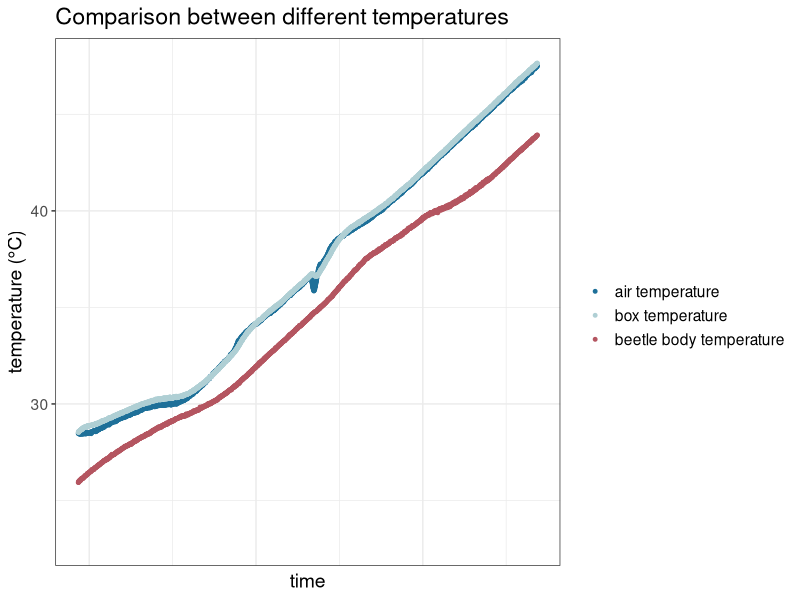

The R source for this figure:


library(ggplot2)
library(tidyverse) 
library(dbplyr) 

getwd()
setwd("/Volumes/GoogleDrive/My Drive/afec-x/0_miniproject/dung-beetle-thermal-tolerance")

#### Plot temperature in machine vs box ####

temp_raw<-read_csv(file="data/dungbeetle.csv",skip=1)

colnames(temp_raw)
temp <- 
  rename(temp_raw,
         num = "#",
         time = "Date Time, GMT+08:00",
         box_temperature = "air temperature in the small box",
         air_temperature = "air temperature",
         body_temperature = "body temperature"
  )

colnames(temp)
str(temp)
temp


temp[which.max(temp$air_temperature),] # find out which one the max is


temp %>%
  ggplot()+
  theme_bw()+
  theme(text= element_text(size=14),
        axis.text.x=element_blank(),
        axis.ticks.x=element_blank())+
  geom_point(aes(x=num,y=air_temperature,color="#1e7099"),size=1)+
  geom_point(aes(x=num,y=box_temperature,color="#afcfd4"),size=1)+
  geom_point(aes(x=num,y=body_temperature,color="#b45560"),size=1)+
  labs(y='temperature (\u00B0C)',x='time',title='Comparison between different temperatures')+
  xlim(934,3687)+
  scale_color_manual(values=c("#1e7099", "#afcfd4", "#b45560"),
                     name=" ",labels=c('air temperature','box temperature','beetle body temperature'))
